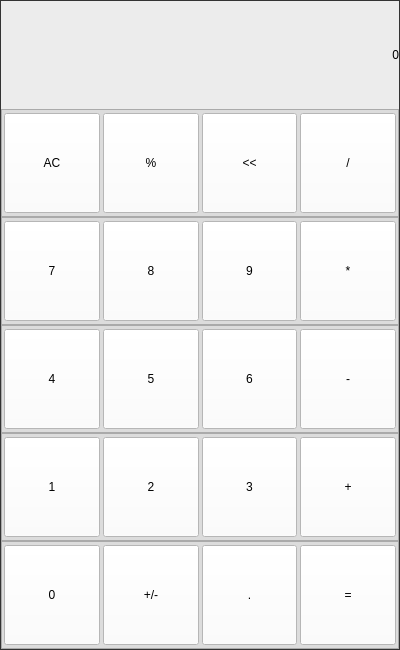
<?xml version="1.0" encoding="UTF-8"?>
<ui version="4.0">
 <class>MainWindow</class>
 <widget class="QMainWindow" name="MainWindow">
  <property name="geometry">
   <rect>
    <x>0</x>
    <y>0</y>
    <width>400</width>
    <height>650</height>
   </rect>
  </property>
  <property name="minimumSize">
   <size>
    <width>400</width>
    <height>650</height>
   </size>
  </property>
  <property name="maximumSize">
   <size>
    <width>400</width>
    <height>650</height>
   </size>
  </property>
  <property name="windowTitle">
   <string>Calculadora Python</string>
  </property>
  <property name="styleSheet">
   <string notr="true">font: 87 12pt &quot;Arial Black&quot;;
color: rgb(255, 0, 0);</string>
  </property>
  <widget class="QWidget" name="centralwidget">
   <widget class="QFrame" name="frame">
    <property name="geometry">
     <rect>
      <x>0</x>
      <y>0</y>
      <width>400</width>
      <height>650</height>
     </rect>
    </property>
    <property name="minimumSize">
     <size>
      <width>400</width>
      <height>650</height>
     </size>
    </property>
    <property name="maximumSize">
     <size>
      <width>400</width>
      <height>650</height>
     </size>
    </property>
    <property name="styleSheet">
     <string notr="true">background-color: rgb(66, 66, 66);</string>
    </property>
    <property name="frameShape">
     <enum>QFrame::StyledPanel</enum>
    </property>
    <property name="frameShadow">
     <enum>QFrame::Raised</enum>
    </property>
    <layout class="QVBoxLayout" name="verticalLayout">
     <property name="spacing">
      <number>0</number>
     </property>
     <property name="leftMargin">
      <number>0</number>
     </property>
     <property name="topMargin">
      <number>0</number>
     </property>
     <property name="rightMargin">
      <number>0</number>
     </property>
     <property name="bottomMargin">
      <number>0</number>
     </property>
     <item>
      <widget class="QLabel" name="label">
       <property name="styleSheet">
        <string notr="true">background-color: rgb(236, 236, 236);
font: 87 25pt &quot;Arial Black&quot;;
color: rgb(0, 0, 0);</string>
       </property>
       <property name="text">
        <string>0</string>
       </property>
       <property name="alignment">
        <set>Qt::AlignRight|Qt::AlignTrailing|Qt::AlignVCenter</set>
       </property>
       <property name="margin">
        <number>5</number>
       </property>
      </widget>
     </item>
     <item>
      <widget class="QFrame" name="frame_6">
       <property name="styleSheet">
        <string notr="true">background-color: rgb(220, 220, 220);</string>
       </property>
       <property name="frameShape">
        <enum>QFrame::StyledPanel</enum>
       </property>
       <property name="frameShadow">
        <enum>QFrame::Raised</enum>
       </property>
       <layout class="QHBoxLayout" name="horizontalLayout_5">
        <property name="spacing">
         <number>3</number>
        </property>
        <property name="leftMargin">
         <number>2</number>
        </property>
        <property name="topMargin">
         <number>2</number>
        </property>
        <property name="rightMargin">
         <number>2</number>
        </property>
        <property name="bottomMargin">
         <number>2</number>
        </property>
        <item>
         <widget class="QPushButton" name="clearButton">
          <property name="minimumSize">
           <size>
            <width>50</width>
            <height>100</height>
           </size>
          </property>
          <property name="styleSheet">
           <string notr="true">font: 87 24pt &quot;Arial Black&quot;;
background-color: rgb(255, 255, 255);
color: rgb(0, 0, 0);</string>
          </property>
          <property name="text">
           <string>AC</string>
          </property>
         </widget>
        </item>
        <item>
         <widget class="QPushButton" name="percentageButton">
          <property name="minimumSize">
           <size>
            <width>50</width>
            <height>100</height>
           </size>
          </property>
          <property name="styleSheet">
           <string notr="true">font: 87 24pt &quot;Arial Black&quot;;
background-color: rgb(255, 255, 255);
color: rgb(0, 0, 0);</string>
          </property>
          <property name="text">
           <string>%</string>
          </property>
         </widget>
        </item>
        <item>
         <widget class="QPushButton" name="backsapceButton">
          <property name="minimumSize">
           <size>
            <width>50</width>
            <height>100</height>
           </size>
          </property>
          <property name="styleSheet">
           <string notr="true">font: 87 24pt &quot;Arial Black&quot;;
background-color: rgb(255, 255, 255);
color: rgb(0, 0, 0);</string>
          </property>
          <property name="text">
           <string>&lt;&lt;</string>
          </property>
         </widget>
        </item>
        <item>
         <widget class="QPushButton" name="divisionButton">
          <property name="minimumSize">
           <size>
            <width>50</width>
            <height>100</height>
           </size>
          </property>
          <property name="styleSheet">
           <string notr="true">font: 87 24pt &quot;Arial Black&quot;;
background-color: rgb(255, 255, 255);
color: rgb(0, 0, 0);</string>
          </property>
          <property name="text">
           <string>/</string>
          </property>
         </widget>
        </item>
       </layout>
      </widget>
     </item>
     <item>
      <widget class="QFrame" name="frame_2">
       <property name="styleSheet">
        <string notr="true">background-color: rgb(220, 220, 220);</string>
       </property>
       <property name="frameShape">
        <enum>QFrame::StyledPanel</enum>
       </property>
       <property name="frameShadow">
        <enum>QFrame::Raised</enum>
       </property>
       <layout class="QHBoxLayout" name="horizontalLayout">
        <property name="spacing">
         <number>3</number>
        </property>
        <property name="leftMargin">
         <number>2</number>
        </property>
        <property name="topMargin">
         <number>2</number>
        </property>
        <property name="rightMargin">
         <number>2</number>
        </property>
        <property name="bottomMargin">
         <number>2</number>
        </property>
        <item>
         <widget class="QPushButton" name="seteButton">
          <property name="enabled">
           <bool>true</bool>
          </property>
          <property name="minimumSize">
           <size>
            <width>50</width>
            <height>100</height>
           </size>
          </property>
          <property name="styleSheet">
           <string notr="true">background-color: rgb(255, 255, 255);
color: rgb(0, 0, 0);
font: 87 24pt &quot;Arial Black&quot;;</string>
          </property>
          <property name="text">
           <string>7</string>
          </property>
         </widget>
        </item>
        <item>
         <widget class="QPushButton" name="oitoButton">
          <property name="enabled">
           <bool>true</bool>
          </property>
          <property name="minimumSize">
           <size>
            <width>50</width>
            <height>100</height>
           </size>
          </property>
          <property name="styleSheet">
           <string notr="true">background-color: rgb(255, 255, 255);
color: rgb(0, 0, 0);
font: 87 24pt &quot;Arial Black&quot;;</string>
          </property>
          <property name="text">
           <string>8</string>
          </property>
         </widget>
        </item>
        <item>
         <widget class="QPushButton" name="noveButton">
          <property name="enabled">
           <bool>true</bool>
          </property>
          <property name="minimumSize">
           <size>
            <width>50</width>
            <height>100</height>
           </size>
          </property>
          <property name="styleSheet">
           <string notr="true">background-color: rgb(255, 255, 255);
color: rgb(0, 0, 0);
font: 87 24pt &quot;Arial Black&quot;;</string>
          </property>
          <property name="text">
           <string>9</string>
          </property>
         </widget>
        </item>
        <item>
         <widget class="QPushButton" name="multiplicacaoButton">
          <property name="enabled">
           <bool>true</bool>
          </property>
          <property name="minimumSize">
           <size>
            <width>50</width>
            <height>100</height>
           </size>
          </property>
          <property name="styleSheet">
           <string notr="true">background-color: rgb(255, 255, 255);
color: rgb(0, 0, 0);
font: 87 24pt &quot;Arial Black&quot;;</string>
          </property>
          <property name="text">
           <string>*</string>
          </property>
         </widget>
        </item>
       </layout>
      </widget>
     </item>
     <item>
      <widget class="QFrame" name="frame_3">
       <property name="styleSheet">
        <string notr="true">background-color: rgb(220, 220, 220);</string>
       </property>
       <property name="frameShape">
        <enum>QFrame::StyledPanel</enum>
       </property>
       <property name="frameShadow">
        <enum>QFrame::Raised</enum>
       </property>
       <layout class="QHBoxLayout" name="horizontalLayout_2">
        <property name="spacing">
         <number>3</number>
        </property>
        <property name="leftMargin">
         <number>2</number>
        </property>
        <property name="topMargin">
         <number>2</number>
        </property>
        <property name="rightMargin">
         <number>2</number>
        </property>
        <property name="bottomMargin">
         <number>2</number>
        </property>
        <item>
         <widget class="QPushButton" name="quatroButton">
          <property name="enabled">
           <bool>true</bool>
          </property>
          <property name="minimumSize">
           <size>
            <width>50</width>
            <height>100</height>
           </size>
          </property>
          <property name="styleSheet">
           <string notr="true">background-color: rgb(255, 255, 255);
color: rgb(0, 0, 0);
font: 87 24pt &quot;Arial Black&quot;;</string>
          </property>
          <property name="text">
           <string>4</string>
          </property>
         </widget>
        </item>
        <item>
         <widget class="QPushButton" name="cincoButton">
          <property name="enabled">
           <bool>true</bool>
          </property>
          <property name="minimumSize">
           <size>
            <width>50</width>
            <height>100</height>
           </size>
          </property>
          <property name="styleSheet">
           <string notr="true">background-color: rgb(255, 255, 255);
color: rgb(0, 0, 0);
font: 87 24pt &quot;Arial Black&quot;;</string>
          </property>
          <property name="text">
           <string>5</string>
          </property>
         </widget>
        </item>
        <item>
         <widget class="QPushButton" name="seisButton">
          <property name="enabled">
           <bool>true</bool>
          </property>
          <property name="minimumSize">
           <size>
            <width>50</width>
            <height>100</height>
           </size>
          </property>
          <property name="styleSheet">
           <string notr="true">background-color: rgb(255, 255, 255);
color: rgb(0, 0, 0);
font: 87 24pt &quot;Arial Black&quot;;</string>
          </property>
          <property name="text">
           <string>6</string>
          </property>
         </widget>
        </item>
        <item>
         <widget class="QPushButton" name="menosButton">
          <property name="enabled">
           <bool>true</bool>
          </property>
          <property name="minimumSize">
           <size>
            <width>50</width>
            <height>100</height>
           </size>
          </property>
          <property name="styleSheet">
           <string notr="true">background-color: rgb(255, 255, 255);
color: rgb(0, 0, 0);
font: 87 24pt &quot;Arial Black&quot;;</string>
          </property>
          <property name="text">
           <string>-</string>
          </property>
         </widget>
        </item>
       </layout>
      </widget>
     </item>
     <item>
      <widget class="QFrame" name="frame_4">
       <property name="styleSheet">
        <string notr="true">background-color: rgb(220, 220, 220);</string>
       </property>
       <property name="frameShape">
        <enum>QFrame::StyledPanel</enum>
       </property>
       <property name="frameShadow">
        <enum>QFrame::Raised</enum>
       </property>
       <layout class="QHBoxLayout" name="horizontalLayout_3">
        <property name="spacing">
         <number>3</number>
        </property>
        <property name="leftMargin">
         <number>2</number>
        </property>
        <property name="topMargin">
         <number>2</number>
        </property>
        <property name="rightMargin">
         <number>2</number>
        </property>
        <property name="bottomMargin">
         <number>2</number>
        </property>
        <item>
         <widget class="QPushButton" name="umButton">
          <property name="enabled">
           <bool>true</bool>
          </property>
          <property name="minimumSize">
           <size>
            <width>50</width>
            <height>100</height>
           </size>
          </property>
          <property name="styleSheet">
           <string notr="true">background-color: rgb(255, 255, 255);
color: rgb(0, 0, 0);
font: 87 24pt &quot;Arial Black&quot;;</string>
          </property>
          <property name="text">
           <string>1</string>
          </property>
         </widget>
        </item>
        <item>
         <widget class="QPushButton" name="doisButton">
          <property name="enabled">
           <bool>true</bool>
          </property>
          <property name="minimumSize">
           <size>
            <width>50</width>
            <height>100</height>
           </size>
          </property>
          <property name="styleSheet">
           <string notr="true">background-color: rgb(255, 255, 255);
color: rgb(0, 0, 0);
font: 87 24pt &quot;Arial Black&quot;;</string>
          </property>
          <property name="text">
           <string>2</string>
          </property>
         </widget>
        </item>
        <item>
         <widget class="QPushButton" name="tresButton">
          <property name="enabled">
           <bool>true</bool>
          </property>
          <property name="minimumSize">
           <size>
            <width>50</width>
            <height>100</height>
           </size>
          </property>
          <property name="styleSheet">
           <string notr="true">background-color: rgb(255, 255, 255);
color: rgb(0, 0, 0);
font: 87 24pt &quot;Arial Black&quot;;</string>
          </property>
          <property name="text">
           <string>3</string>
          </property>
         </widget>
        </item>
        <item>
         <widget class="QPushButton" name="maisButton">
          <property name="enabled">
           <bool>true</bool>
          </property>
          <property name="minimumSize">
           <size>
            <width>50</width>
            <height>100</height>
           </size>
          </property>
          <property name="styleSheet">
           <string notr="true">background-color: rgb(255, 255, 255);
color: rgb(0, 0, 0);
font: 87 24pt &quot;Arial Black&quot;;</string>
          </property>
          <property name="text">
           <string>+</string>
          </property>
         </widget>
        </item>
       </layout>
      </widget>
     </item>
     <item>
      <widget class="QFrame" name="frame_5">
       <property name="styleSheet">
        <string notr="true">background-color: rgb(220, 220, 220);</string>
       </property>
       <property name="frameShape">
        <enum>QFrame::StyledPanel</enum>
       </property>
       <property name="frameShadow">
        <enum>QFrame::Raised</enum>
       </property>
       <layout class="QHBoxLayout" name="horizontalLayout_4">
        <property name="spacing">
         <number>3</number>
        </property>
        <property name="leftMargin">
         <number>2</number>
        </property>
        <property name="topMargin">
         <number>2</number>
        </property>
        <property name="rightMargin">
         <number>2</number>
        </property>
        <property name="bottomMargin">
         <number>2</number>
        </property>
        <item>
         <widget class="QPushButton" name="zeroButton">
          <property name="enabled">
           <bool>true</bool>
          </property>
          <property name="minimumSize">
           <size>
            <width>50</width>
            <height>100</height>
           </size>
          </property>
          <property name="styleSheet">
           <string notr="true">background-color: rgb(255, 255, 255);
color: rgb(0, 0, 0);
font: 87 24pt &quot;Arial Black&quot;;</string>
          </property>
          <property name="text">
           <string>0</string>
          </property>
         </widget>
        </item>
        <item>
         <widget class="QPushButton" name="maisMenosButton">
          <property name="enabled">
           <bool>true</bool>
          </property>
          <property name="minimumSize">
           <size>
            <width>50</width>
            <height>100</height>
           </size>
          </property>
          <property name="styleSheet">
           <string notr="true">background-color: rgb(255, 255, 255);
color: rgb(0, 0, 0);
font: 87 24pt &quot;Arial Black&quot;;</string>
          </property>
          <property name="text">
           <string>+/-</string>
          </property>
         </widget>
        </item>
        <item>
         <widget class="QPushButton" name="pontoButton">
          <property name="enabled">
           <bool>true</bool>
          </property>
          <property name="minimumSize">
           <size>
            <width>50</width>
            <height>100</height>
           </size>
          </property>
          <property name="styleSheet">
           <string notr="true">background-color: rgb(255, 255, 255);
color: rgb(0, 0, 0);
font: 87 24pt &quot;Arial Black&quot;;</string>
          </property>
          <property name="text">
           <string>.</string>
          </property>
         </widget>
        </item>
        <item>
         <widget class="QPushButton" name="igualButton">
          <property name="enabled">
           <bool>true</bool>
          </property>
          <property name="minimumSize">
           <size>
            <width>50</width>
            <height>100</height>
           </size>
          </property>
          <property name="styleSheet">
           <string notr="true">background-color: rgb(255, 255, 255);
color: rgb(0, 0, 0);
font: 87 24pt &quot;Arial Black&quot;;</string>
          </property>
          <property name="text">
           <string>=</string>
          </property>
         </widget>
        </item>
       </layout>
      </widget>
     </item>
    </layout>
   </widget>
  </widget>
 </widget>
 <resources/>
 <connections/>
</ui>
